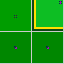

The image is a tile-based game level rendered from a .tmx file. Its description and complete source (layers, tilesets, objects, tile grids) follow:
An orthogonal 2x2 tile map with 32x32 px tiles, 1 tile layer (Tile Layer 1).

<map version="1.8" tiledversion="1.8.0" orientation="orthogonal" renderorder="right-down" width="2" height="2" tilewidth="32" tileheight="32" infinite="0" nextlayerid="2" nextobjectid="1">
 <tileset firstgid="1" source="test-tileset.tsx" />
 <layer id="1" name="Tile Layer 1" width="2" height="2">
  <data encoding="csv">
11,46,
14,14
</data>
 </layer>
</map>
